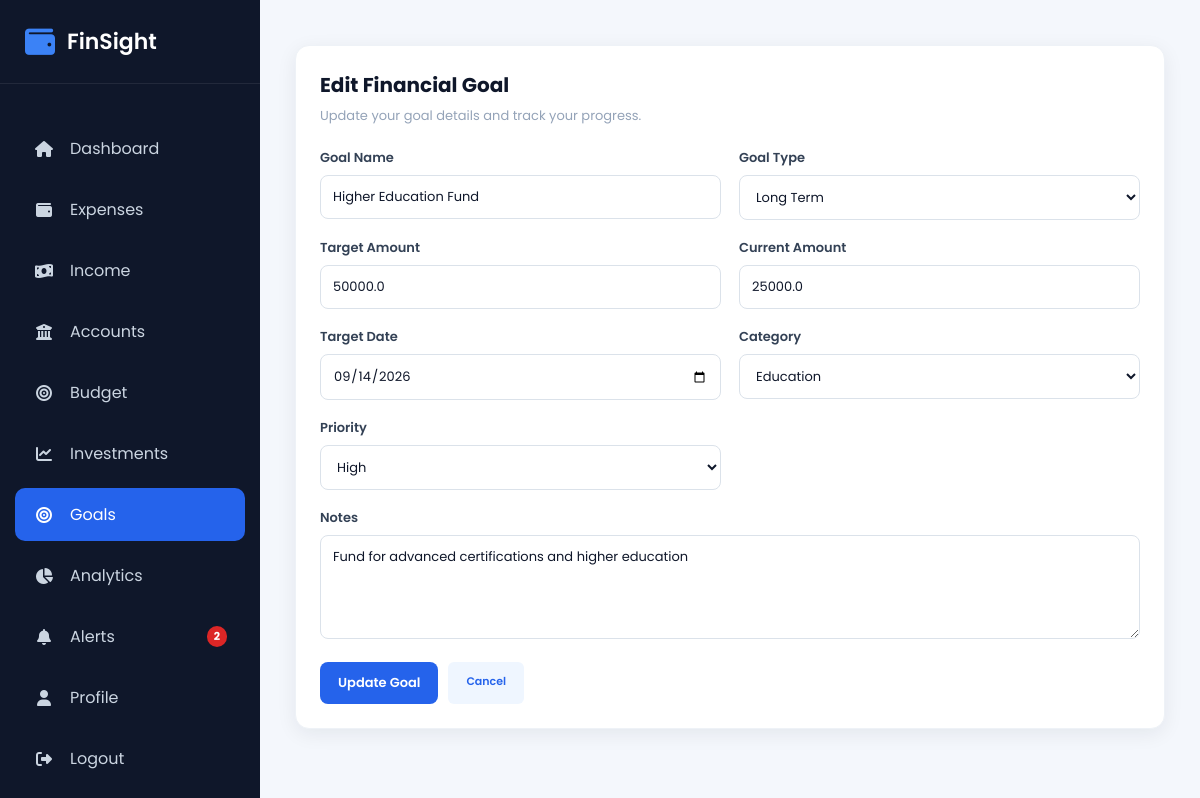
The app's page /goals/edit/2 (signed in) with its own data.
### models/goal.py (models this page shows, shortened)
class Goal(db.Model):
    __tablename__ = "goals"
    id = db.Column(
        db.Integer,
        primary_key=True
    )
    goal_name = db.Column(
        db.String(100),
        nullable=False
    )
    goal_type = db.Column(
        db.String(50),
        nullable=False
    )
    target_amount = db.Column(
        db.Float,
        nullable=False,
        default=0
    )
    current_amount = db.Column(
        db.Float,
        nullable=False,
        default=0
    )
    target_date = db.Column(
        db.Date,
        nullable=False
    )
    category = db.Column(
        db.String(50),
        nullable=False
    )
    priority = db.Column(
        db.String(20),
        nullable=False,
        default="Medium"
    )
    status = db.Column(
        db.String(30),
        nullable=False,
        default="In Progress"
    )
    notes = db.Column(
        db.Text
    )
    created_at = db.Column(
        db.DateTime,
        default=datetime.utcnow
    )
    updated_at = db.Column(
        db.DateTime,
        default=datetime.utcnow,
        onupdate=datetime.utcnow
    )
    user_id = db.Column(
        db.Integer,
        db.ForeignKey("users.id"),
        nullable=False
    )
    expenses = db.relationship(
        "Expense",
        back_populates="goal",
        lazy=True
    )

### routes/goal.py (the view, shortened to what this page needs)
@goal.route(
    "/goals/edit/<int:id>",
    methods=["GET", "POST"]
)
@login_required
def edit_goal(id):
    goal_data = Goal.query.filter_by(
        id=id,
        user_id=current_user.id
    ).first_or_404()
    return render_template(
        "edit_goal.html",
        goal=goal_data
    )

### app.py (called while the page is built)
@login_manager.user_loader
def load_user(user_id):
    return User.query.get(int(user_id))

@app.context_processor
def inject_global_vars():
    if current_user.is_authenticated:
        unread_count = FinancialAlert.query.filter_by(user_id=current_user.id, is_read=False).count()
        return dict(unread_alerts_count=unread_count)
    return dict(unread_alerts_count=0)

### templates/edit_goal.html (shortened to what this page needs)
{% extends "layout.html" %}
{% block css %}
<link rel="stylesheet"
      href="{{ url_for('static', filename='css/goal.css') }}">
{% endblock %}
{% block content %}
<div class="goal-page">
    <div class="goal-box">
        <div class="goal-header">
            <div>
                <h2>Edit Financial Goal</h2>
                <p>
                    Update your goal details and track your progress.
                </p>
            </div>
        </div>
        <form method="POST">
            <div class="goal-form-row">
                <div class="form-group">
                    <label>
                        Goal Name
                    </label>
                    <input
                        type="text"
                        name="goal_name"
                        value="{{ goal.goal_name }}"
                        required
                    >
                </div>
                <div class="form-group">
                    <label>
                        Goal Type
                    </label>
                    <select
                        name="goal_type"
                        required
                    >
                        <option value="Long Term"
                            {% if goal.goal_type == "Long Term" %}
                                selected
                            {% endif %}
                        >
                            Long Term
                        </option>
                    </select>
                </div>
            </div>
            <div class="goal-form-row">
                <div class="form-group">
                    <label>
                        Target Amount
                    </label>
                    <input
                        type="number"
                        name="target_amount"
                        step="0.01"
                        min="0"
                        value="{{ goal.target_amount }}"
                        required
                    >
                </div>
                <div class="form-group">
                    <label>
                        Current Amount
                    </label>
                    <input
                        type="number"
                        name="current_amount"
                        step="0.01"
                        min="0"
                        value="{{ goal.current_amount }}"
                        required
                    >
                </div>
            </div>
            <div class="goal-form-row">
                <div class="form-group">
                    <label>
                        Target Date
                    </label>
                    <input
                        type="date"
                        name="target_date"
                        value="{{ goal.target_date.strftime('%Y-%m-%d') }}"
                        required
                    >
                </div>
                <div class="form-group">
                    <label>
                        Category
                    </label>
                    <select
                        name="category"
                        required
                    >
                        <option value="Education"
                            {% if goal.category == "Education" %}
                                selected
                            {% endif %}
                        >
                            Education
                        </option>
                    </select>
                </div>
            </div>
            <div class="goal-form-row">
                <div class="form-group">
                    <label>
                        Priority
                    </label>
                    <select
                        name="priority"
                        required
                    >
                        <option value="High"
                            {% if goal.priority == "High" %}
                                selected
                            {% endif %}
                        >
                            High
                        </option>
                    </select>
                </div>
            </div>
            <div class="form-group">
                <label>
                    Notes
                </label>
                <textarea
                    name="notes"
                    rows="4"
                    placeholder="Optional notes"
                >{{ goal.notes or '' }}</textarea>
            </div>
            <div
                style="
                    display:flex;
                    gap:10px;
                    margin-top:5px;
                "
            >
                <button
                    type="submit"
                    class="btn-primary"
                >
                    Update Goal
                </button>
                <a
                    href="{{ url_for('goal.goals') }}"
                    class="btn-edit"
                    style="padding:11px 18px;"
                >
                    Cancel
                </a>
            </div>
        </form>
    </div>
</div>
{% endblock %}

### static/css/layout.css (style rules this page uses)
* { margin:0; padding:0; box-sizing:border-box; font-family:'Poppins',sans-serif; }
body { background:#f4f7fc; }

### static/css/goal.css (style rules this page uses)
.goal-page { padding: 10px 0 40px; }
.goal-box { background: #ffffff; border: 1px solid #eef2f7; border-radius: 14px; padding: 24px; margin-bottom: 22px; box-shadow: 0 5px 20px rgba(15, 23, 42, 0.07); }
.goal-header { display: flex; justify-content: space-between; align-items: center; margin-bottom: 22px; }
.goal-header h2 { margin: 0; color: #0f172a; font-size: 20px; }
.goal-header p { margin: 6px 0 0; color: #94a3b8; font-size: 13px; }
.goal-box form { display: flex; flex-direction: column; gap: 18px; }
.goal-form-row { display: grid; grid-template-columns: repeat(2, 1fr); gap: 18px; }
.form-group { display: flex; flex-direction: column; gap: 7px; }
.form-group label { color: #334155; font-size: 13px; font-weight: 600; }
.form-group input, .form-group select, .form-group textarea { width: 100%; box-sizing: border-box; padding: 11px 12px; border: 1px solid #dbe2ea; border-radius: 8px; background: #ffffff; color: #0f172a; font-size: 13px; font-family: inherit; outline: none; transition: 0.2s ease; }
.form-group textarea { resize: vertical; min-height: 90px; }
.btn-primary { align-self: flex-start; padding: 11px 18px; background: #2563eb; color: #ffffff; border: none; border-radius: 8px; font-size: 13px; font-weight: 600; cursor: pointer; text-decoration: none; transition: 0.2s ease; }
.btn-edit, .btn-delete { display: inline-block; padding: 7px 10px; border-radius: 6px; text-decoration: none; font-size: 11px; font-weight: 600; transition: 0.2s ease; }
.btn-edit { background: #eff6ff; color: #2563eb; }

### records on screen
Goal: goal_name "Higher Education Fund", goal_type "Long Term", target_amount "50000.0", current_amount "25000.0", target_date "09/14/2026", category "Education", priority "High", notes "Fund for advanced certifications and higher education"

### other values on screen
{{ unread_alerts_count }} "2"
